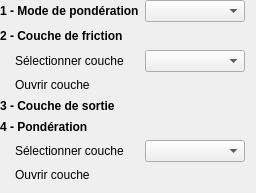
                   <widget class="QFrame" name="frame_22">
                    <property name="frameShape">
                     <enum>QFrame::NoFrame</enum>
                    </property>
                    <property name="frameShadow">
                     <enum>QFrame::Raised</enum>
                    </property>
                    <layout class="QGridLayout" name="gridLayout_2">
                     <property name="leftMargin">
                      <number>0</number>
                     </property>
                     <property name="topMargin">
                      <number>0</number>
                     </property>
                     <item row="0" column="0">
                      <widget class="QLabel" name="pondMode">
                       <property name="sizePolicy">
                        <sizepolicy hsizetype="Fixed" vsizetype="Fixed">
                         <horstretch>0</horstretch>
                         <verstretch>0</verstretch>
                        </sizepolicy>
                       </property>
                       <property name="minimumSize">
                        <size>
                         <width>0</width>
                         <height>16</height>
                        </size>
                       </property>
                       <property name="font">
                        <font>
                         <weight>75</weight>
                         <bold>true</bold>
                        </font>
                       </property>
                       <property name="text">
                        <string>1 - Mode de pondération</string>
                       </property>
                      </widget>
                     </item>
                     <item row="0" column="1">
                      <widget class="QComboBox" name="pondModeCombo">
                       <property name="sizePolicy">
                        <sizepolicy hsizetype="Expanding" vsizetype="Fixed">
                         <horstretch>0</horstretch>
                         <verstretch>0</verstretch>
                        </sizepolicy>
                       </property>
                       <property name="minimumSize">
                        <size>
                         <width>100</width>
                         <height>16</height>
                        </size>
                       </property>
                      </widget>
                     </item>
                     <item row="1" column="0">
                      <widget class="QLabel" name="selectionLayerLabel_2">
                       <property name="minimumSize">
                        <size>
                         <width>0</width>
                         <height>16</height>
                        </size>
                       </property>
                       <property name="font">
                        <font>
                         <weight>75</weight>
                         <bold>true</bold>
                        </font>
                       </property>
                       <property name="text">
                        <string>2 - Couche de friction</string>
                       </property>
                      </widget>
                     </item>
                     <item row="2" column="0" alignment="Qt::AlignLeft">
                      <widget class="QFrame" name="frame_29">
                       <property name="frameShape">
                        <enum>QFrame::NoFrame</enum>
                       </property>
                       <property name="frameShadow">
                        <enum>QFrame::Raised</enum>
                       </property>
                       <layout class="QHBoxLayout" name="horizontalLayout_14">
                        <property name="spacing">
                         <number>3</number>
                        </property>
                        <property name="leftMargin">
                         <number>0</number>
                        </property>
                        <property name="topMargin">
                         <number>0</number>
                        </property>
                        <property name="rightMargin">
                         <number>0</number>
                        </property>
                        <property name="bottomMargin">
                         <number>0</number>
                        </property>
                        <item>
                         <spacer name="horizontalSpacer_8">
                          <property name="orientation">
                           <enum>Qt::Horizontal</enum>
                          </property>
                          <property name="sizeType">
                           <enum>QSizePolicy::Fixed</enum>
                          </property>
                          <property name="sizeHint" stdset="0">
                           <size>
                            <width>15</width>
                            <height>13</height>
                           </size>
                          </property>
                         </spacer>
                        </item>
                        <item>
                         <widget class="QLabel" name="pondFrictLayerComboLabel">
                          <property name="sizePolicy">
                           <sizepolicy hsizetype="Fixed" vsizetype="Fixed">
                            <horstretch>0</horstretch>
                            <verstretch>0</verstretch>
                           </sizepolicy>
                          </property>
                          <property name="minimumSize">
                           <size>
                            <width>0</width>
                            <height>13</height>
                           </size>
                          </property>
                          <property name="text">
                           <string>Sélectionner couche</string>
                          </property>
                         </widget>
                        </item>
                       </layout>
                      </widget>
                     </item>
                     <item row="2" column="1">
                      <widget class="QgsMapLayerComboBox" name="pondFrictLayerCombo">
                       <property name="sizePolicy">
                        <sizepolicy hsizetype="Expanding" vsizetype="Fixed">
                         <horstretch>0</horstretch>
                         <verstretch>0</verstretch>
                        </sizepolicy>
                       </property>
                       <property name="minimumSize">
                        <size>
                         <width>100</width>
                         <height>13</height>
                        </size>
                       </property>
                      </widget>
                     </item>
                     <item row="3" column="0">
                      <widget class="QFrame" name="frame_36">
                       <property name="frameShape">
                        <enum>QFrame::NoFrame</enum>
                       </property>
                       <property name="frameShadow">
                        <enum>QFrame::Raised</enum>
                       </property>
                       <layout class="QHBoxLayout" name="horizontalLayout_22">
                        <property name="spacing">
                         <number>3</number>
                        </property>
                        <property name="leftMargin">
                         <number>0</number>
                        </property>
                        <property name="topMargin">
                         <number>0</number>
                        </property>
                        <property name="rightMargin">
                         <number>0</number>
                        </property>
                        <property name="bottomMargin">
                         <number>0</number>
                        </property>
                        <item>
                         <spacer name="horizontalSpacer_26">
                          <property name="orientation">
                           <enum>Qt::Horizontal</enum>
                          </property>
                          <property name="sizeType">
                           <enum>QSizePolicy::Fixed</enum>
                          </property>
                          <property name="sizeHint" stdset="0">
                           <size>
                            <width>15</width>
                            <height>13</height>
                           </size>
                          </property>
                         </spacer>
                        </item>
                        <item>
                         <widget class="QLabel" name="pondFrictLayerLabel">
                          <property name="text">
                           <string>Ouvrir couche</string>
                          </property>
                         </widget>
                        </item>
                       </layout>
                      </widget>
                     </item>
                     <item row="3" column="1">
                      <widget class="QgsFileWidget" name="pondFrictLayer">
                       <property name="sizePolicy">
                        <sizepolicy hsizetype="Expanding" vsizetype="Fixed">
                         <horstretch>0</horstretch>
                         <verstretch>0</verstretch>
                        </sizepolicy>
                       </property>
                       <property name="minimumSize">
                        <size>
                         <width>0</width>
                         <height>13</height>
                        </size>
                       </property>
                      </widget>
                     </item>
                     <item row="4" column="0">
                      <widget class="QLabel" name="pondOutLayerLabel">
                       <property name="sizePolicy">
                        <sizepolicy hsizetype="Fixed" vsizetype="Fixed">
                         <horstretch>0</horstretch>
                         <verstretch>0</verstretch>
                        </sizepolicy>
                       </property>
                       <property name="minimumSize">
                        <size>
                         <width>0</width>
                         <height>16</height>
                        </size>
                       </property>
                       <property name="font">
                        <font>
                         <weight>75</weight>
                         <bold>true</bold>
                        </font>
                       </property>
                       <property name="text">
                        <string>3 - Couche de sortie</string>
                       </property>
                      </widget>
                     </item>
                     <item row="4" column="1">
                      <widget class="QgsFileWidget" name="pondOutLayer">
                       <property name="sizePolicy">
                        <sizepolicy hsizetype="Expanding" vsizetype="Fixed">
                         <horstretch>0</horstretch>
                         <verstretch>0</verstretch>
                        </sizepolicy>
                       </property>
                       <property name="minimumSize">
                        <size>
                         <width>100</width>
                         <height>16</height>
                        </size>
                       </property>
                      </widget>
                     </item>
                     <item row="5" column="0">
                      <widget class="QLabel" name="pondPondLabel">
                       <property name="font">
                        <font>
                         <weight>75</weight>
                         <bold>true</bold>
                        </font>
                       </property>
                       <property name="text">
                        <string>4 - Pondération</string>
                       </property>
                      </widget>
                     </item>
                     <item row="6" column="0">
                      <widget class="QFrame" name="frame_30">
                       <property name="frameShape">
                        <enum>QFrame::NoFrame</enum>
                       </property>
                       <property name="frameShadow">
                        <enum>QFrame::Raised</enum>
                       </property>
                       <layout class="QHBoxLayout" name="horizontalLayout_16">
                        <property name="spacing">
                         <number>3</number>
                        </property>
                        <property name="leftMargin">
                         <number>0</number>
                        </property>
                        <property name="topMargin">
                         <number>0</number>
                        </property>
                        <property name="rightMargin">
                         <number>0</number>
                        </property>
                        <property name="bottomMargin">
                         <number>0</number>
                        </property>
                        <item>
                         <spacer name="horizontalSpacer_9">
                          <property name="orientation">
                           <enum>Qt::Horizontal</enum>
                          </property>
                          <property name="sizeType">
                           <enum>QSizePolicy::Fixed</enum>
                          </property>
                          <property name="sizeHint" stdset="0">
                           <size>
                            <width>15</width>
                            <height>13</height>
                           </size>
                          </property>
                         </spacer>
                        </item>
                        <item>
                         <widget class="QLabel" name="pondLayerComboLabel">
                          <property name="text">
                           <string>Sélectionner couche</string>
                          </property>
                         </widget>
                        </item>
                       </layout>
                      </widget>
                     </item>
                     <item row="6" column="1">
                      <widget class="QgsMapLayerComboBox" name="pondLayerCombo"/>
                     </item>
                     <item row="7" column="0">
                      <widget class="QFrame" name="frame_31">
                       <property name="frameShape">
                        <enum>QFrame::NoFrame</enum>
                       </property>
                       <property name="frameShadow">
                        <enum>QFrame::Raised</enum>
                       </property>
                       <layout class="QHBoxLayout" name="horizontalLayout_17">
                        <property name="spacing">
                         <number>3</number>
                        </property>
                        <property name="leftMargin">
                         <number>0</number>
                        </property>
                        <property name="topMargin">
                         <number>0</number>
                        </property>
                        <property name="rightMargin">
                         <number>0</number>
                        </property>
                        <property name="bottomMargin">
                         <number>0</number>
                        </property>
                        <item>
                         <spacer name="horizontalSpacer_24">
                          <property name="orientation">
                           <enum>Qt::Horizontal</enum>
                          </property>
                          <property name="sizeType">
                           <enum>QSizePolicy::Fixed</enum>
                          </property>
                          <property name="sizeHint" stdset="0">
                           <size>
                            <width>15</width>
                            <height>13</height>
                           </size>
                          </property>
                         </spacer>
                        </item>
                        <item>
                         <widget class="QLabel" name="pondLayerLabel">
                          <property name="text">
                           <string>Ouvrir couche</string>
                          </property>
                         </widget>
                        </item>
                       </layout>
                      </widget>
                     </item>
                     <item row="7" column="1">
                      <widget class="QgsFileWidget" name="pondLayer"/>
                     </item>
                    </layout>
                   </widget>
